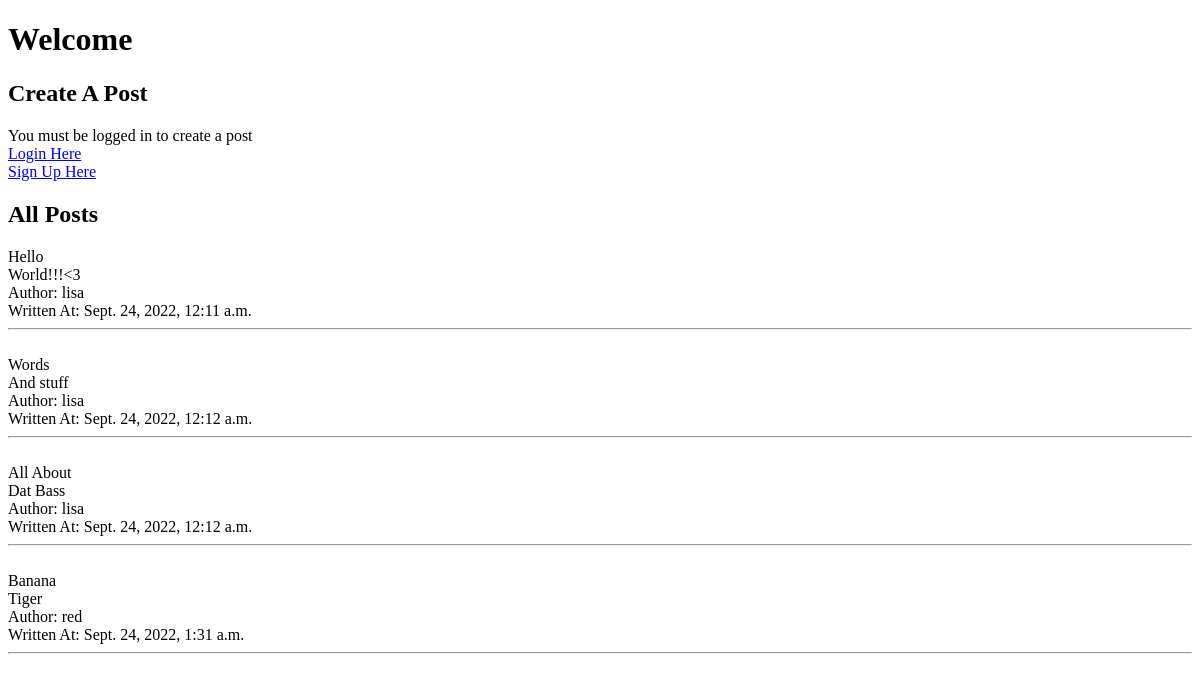
Before: / with the older database file.
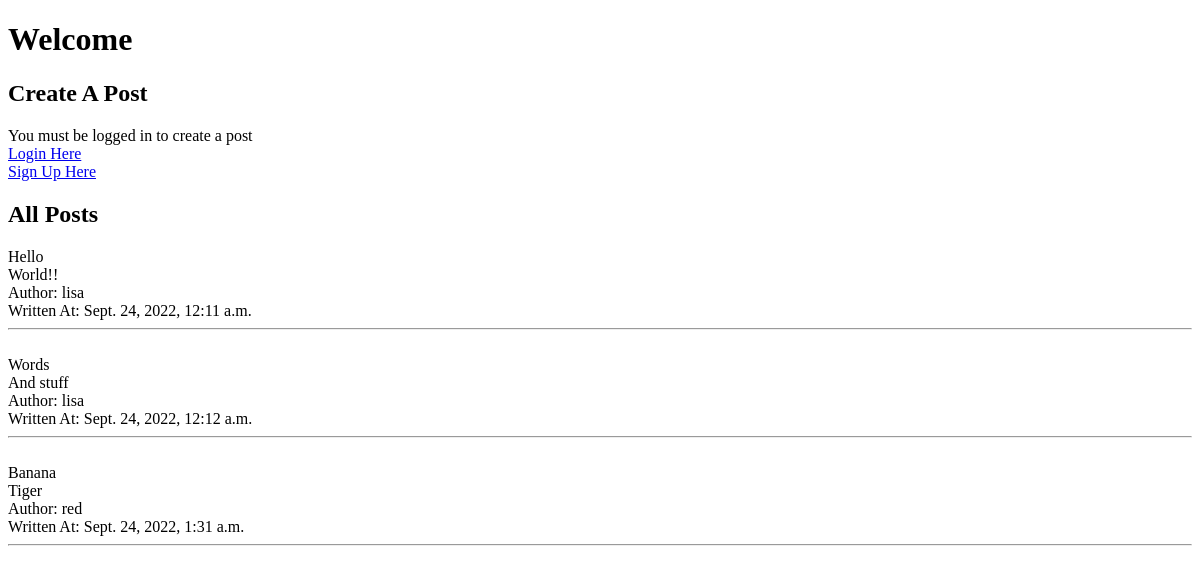
After: the same page with the newer database file.
### chirpapp/models.py (models this page shows, shortened)
class Post (models.Model):
    author = models.ForeignKey(User, on_delete=models.CASCADE)
    title = models.CharField(max_length=20)
    text = models.TextField(null=True)
    created_date = models.DateTimeField(default=timezone.now)

### chirpapp/views.py (the view)
# urls.py: path('', views.index, name='index'),
def index(request):
    posts = Post.objects.all()
    context = {
        'posts': posts
    }
    return render(request, 'chirpapp/index.html', context)

### chirpapp/templates/chirpapp/index.html (shortened to what this page needs)
<!DOCTYPE html>
<html lang="en">
<head>
</head>
<body>
    <h1>Welcome {{user.username}}</h1>
    <h2>Create A Post</h2>
    {% if user.is_authenticated %}
    <div>
        <a href="{% url 'users:logout_user' %}">Logout</a>
    </div>
    <br />
    <form action="{% url 'chirpapp:create_post' %}" method="POST">
        {% csrf_token %}
        <span>Blog Post Title</span>
        <input type="text" name="title" placeholder="Underwater Basket Weaving" maxlength="20"/>
        <br />
        <span>Blog Post Text</span>
        <input type="text" name="text" placeholder="To weave a basket underwater, all you have to do is..." maxlength="255"/>
        <br />
        <button type="submit">Submit</button>
    </form>
    {% else %}
    <span>You must be logged in to create a post</span>
    <br />
    <a href="{% url 'users:login_user' %}">Login Here</a>
    <br />
    <a href="{% url 'users:register' %}">Sign Up Here</a>
    {% endif %}
    <h2>All Posts</h2>
    {% for post in posts %}
    {{post.title}}
    <br />
    {{post.text}}
    <br />
    Author: {{post.author}}
    <br />
    Written At: {{post.created_date}}
    <br />
    <hr />
    <br />
    {% endfor %}
</body>
</html>

Changed rows visible on the page:
removed Post: title "All About", text "Dat Bass", author "lisa", created_date "Sept. 24, 2022, 12:12 a.m."
changed Post "Hello": text "World!!!<3" → "World!!"
